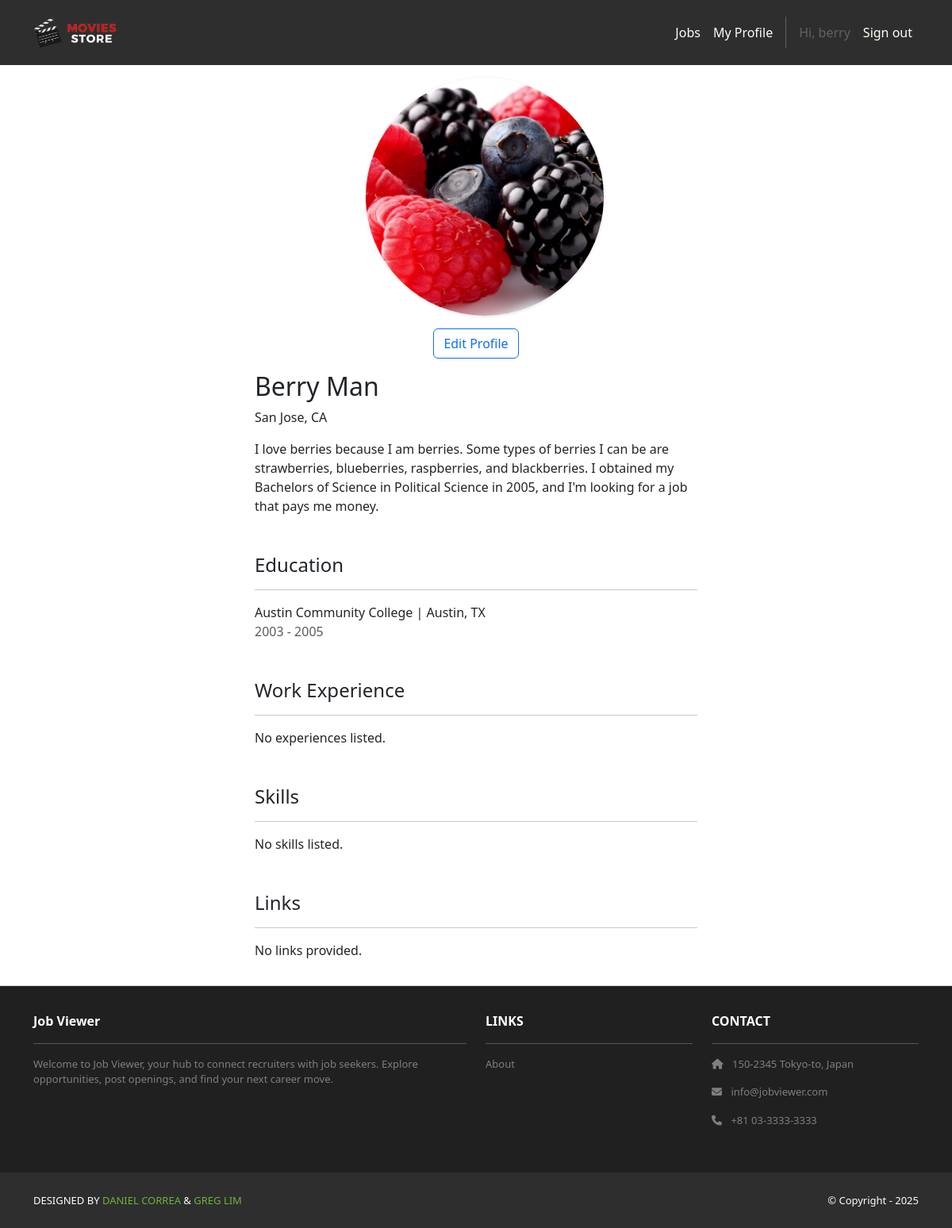
/jobSeekers/me/ (signed in), run on the app's committed database.
### accounts/models.py (models this page shows)
class User(AbstractUser):
    class Roles(models.TextChoices):
        RECRUITER = "RECRUITER", "Recruiter"
        JOB_SEEKER = "JOB_SEEKER", "Job Seeker"
    role = models.CharField(
        max_length=20, choices=Roles.choices, default=Roles.JOB_SEEKER, db_index=True
    )
    @property
    def is_recruiter(self) -> bool:
        return self.role == self.Roles.RECRUITER
    @property
    def is_jobseeker(self) -> bool:
        return self.role == self.Roles.JOB_SEEKER

### jobSeekers/models.py (models this page shows, shortened)
class JobSeeker(models.Model):
    user = models.OneToOneField(
        settings.AUTH_USER_MODEL, on_delete=models.CASCADE, related_name="jobseeker_profile"
    )
    firstName = models.CharField("First Name", max_length=255)
    lastName  = models.CharField("Last Name", max_length=255)
    location  = models.CharField("Location", max_length=255, blank=True)
    image     = models.ImageField("Profile Image", upload_to='jobSeeker_images/', null=True, blank=True)
    education = models.ForeignKey("Institution", on_delete=models.PROTECT, related_name="jobSeeker", null=True, blank=True)
    degree    = models.CharField(max_length=255, blank=True)
    startYear = models.IntegerField("Start Year", null=True, blank=True)
    endYear   = models.IntegerField("End Year", null=True, blank=True)
    headline   = models.TextField(blank=True)
    experience = models.ManyToManyField("Experience", related_name="jobSeeker", blank=True)
    skills     = models.ManyToManyField("Skill", related_name="jobSeeker", blank=True)
    links      = models.ManyToManyField("Link", related_name="jobSeeker", blank=True)
    hide_image = models.BooleanField(default=False)
    hide_headline = models.BooleanField(default=False)
    hide_profile = models.BooleanField(default=False)
    hide_location = models.BooleanField(default=False)

class Institution(models.Model):
    name     = models.CharField(max_length=255)
    location = models.CharField(max_length=255, blank=True)

### jobSeekers/views.py (the view)
# urls.py: path("me/", views.my_profile, name="jobSeekers.my_profile"),
@login_required
@jobseeker_required
def my_profile(request):
    jobSeeker = get_object_or_404(JobSeeker, user=request.user)  # ✅ safe forward lookup
    template_data = {
        "jobSeeker": jobSeeker,
        "name": f"{jobSeeker.firstName} {jobSeeker.lastName}",
        "experiences": jobSeeker.experience.all(),
        "skills": jobSeeker.skills.all(),
        "links": jobSeeker.links.all(),
    }
    return render(request, "jobSeekers/show.html", {"template_data": template_data})

### jobSeekers/templates/jobSeekers/show.html
{% extends 'base.html' %}
{% block content %}
{% load static %}
<div class="p-3">
  <div class="container">
    <div class="col-md-6 mx-auto mb-3">
      <div class="col-md-6 mx-auto mb-3 text-center">
        {% if template_data.jobSeeker.image and not template_data.jobSeeker.hide_image %}
          <img src="{{ template_data.jobSeeker.image.url }}" class="avatar-big" alt="{{ template_data.name }}">
        {% else %}
          <img src="{% static 'img/default_profile.jpg' %}" class="avatar-big" alt="No profile image">
        {% endif %}
        {% if user.is_authenticated and user.is_jobseeker and template_data.jobSeeker.user_id == user.id %}
        <div class="mt-3">
            <a href="{% url 'jobSeekers.edit_profile' %}" class="btn btn-outline-primary">Edit Profile</a>
        </div>
        {% endif %}
      </div>
      <h2>{{ template_data.name }}</h2>
      {% if not template_data.jobSeeker.hide_location %}
        <p>{{ template_data.jobSeeker.location }}</p>
      {% endif %}
      {% if not template_data.jobSeeker.hide_headline %}
      <div class="mt-3">{{ template_data.jobSeeker.headline }}</div>
      {% endif %}
      <h4 class="mt-5">Education</h4>
      <hr />
      {% if template_data.jobSeeker.education.name %}
        <div class="fw-light">
          {{ template_data.jobSeeker.education.name }} | {{ template_data.jobSeeker.education.location }}
        </div>
        <div class="text-body-secondary">
          {% if template_data.jobSeeker.endYear == None %}
            Since {{ template_data.jobSeeker.startYear }}
          {% else %}
            {{ template_data.jobSeeker.startYear }} - {{ template_data.jobSeeker.endYear }}
          {% endif %}
        </div>
      {% else %}
        No education listed.
      {% endif %}
      <h4 class="mt-5">Work Experience</h4>
      <hr />
      {% for experience in template_data.experiences %}
        <div class="col-md-8 col-12 mb-5">
          <div class="fw-semibold lh-sm fs-5 text-truncate" style="max-width: 500px;">
            {{ experience.name }} | {% if not template_data.jobSeeker.hide_location %} {{ experience.location }} {% endif %}
          </div>
          <div class="text-body-secondary my-1 lh-sm mb-3">
            {% if experience.endDate == "" %}
              Since {{ experience.startDate }}
            {% else %}
              {{ experience.startDate }} - {{ experience.endDate }}
            {% endif %}
          </div>
          <div class="my-1 lh-sm mb-3">
            {{ experience.description }}
          </div>
        </div>
      {% empty %}
        <p>No experiences listed.</p>
      {% endfor %}
      <h4 class="mt-5">Skills</h4>
      <hr />
      {% for skill in template_data.skills %}
        <div class="col-md-8 col-12 mb-2">
          <span class="badge bg-secondary">{{ skill.name }}</span>
        </div>
      {% empty %}
        <p>No skills listed.</p>
      {% endfor %}
      <h4 class="mt-5">Links</h4>
      <hr />
      {% for link in template_data.links %}
        <div class="col-md-8 col-12 mb-2">
          <a href="{{ link.url }}" target="_blank">{{ link.url }}</a>
        </div>
      {% empty %}
        <p>No links provided.</p>
      {% endfor %}
    </div>
  </div>
</div>
{% endblock %}

### jobStore/templates/base.html (shortened to what this page needs)
<!DOCTYPE html>
<html>
  {% load static %}
  <head>
    <link href="https://cdn.jsdelivr.net/npm/bootstrap@5.3.3/dist/css/bootstrap.min.css"
          rel="stylesheet">
    <link rel="stylesheet"
          href="https://cdnjs.cloudflare.com/ajax/libs/font-awesome/6.1.1/css/all.min.css">
    <link rel="stylesheet" type="text/css" href="{% static 'css/style.css' %}">
  </head>
  <body class="d-flex flex-column min-vh-100">
    <nav class="p-3 navbar navbar-dark bg-dark navbar-expand-lg">
      <div class="container">
        <a class="navbar-brand" href="{% url 'home.index' %}">
          <img src="{% static 'img/logo.png' %}" alt="logo" height="40" />
        </a>
        <div class="collapse navbar-collapse" id="navbarNavAltMarkup">
          <div class="navbar-nav ms-auto navbar-ml">
            <a class="nav-link" href="{% url 'jobs.list' %}">Jobs</a>
            {% if user.is_authenticated %}
              {% if user.is_staff or user.is_jobseeker %}
              <a class="nav-link" href="{% url 'jobSeekers.my_profile' %}">My Profile</a>
              {% endif %}
              <span class="nav-link disabled">Hi, {{ user.username }}</span>
              <a class="nav-link" href="{% url 'logout' %}">Sign out</a>
            {% else %}
              <a class="nav-link" href="{% url 'login' %}">Log in</a>
              <a class="nav-link" href="{% url 'signup.choice' %}">Sign up</a>
            {% endif %}
          </div>
        </div>
      </div>
    </nav>
    <div class="flex-grow-1">
      {% block content %}
      {% endblock content %}
    </div>
    <section class="p-3 ms-footer d-none d-md-block mt-auto py-3 border-top">
      <div class="container">
        <div class="row mt-3 text-white">
          <div class="col-md-6 col-lg-6 col-xl-6 mx-auto mb-4">
            <b>Job Viewer</b>
            <hr />
            <p>
              Welcome to Job Viewer, your hub to connect recruiters with job seekers.
              Explore opportunities, post openings, and find your next career move.
            </p>
          </div>
          <div class="col-md-3 col-lg-3 col-xl-3 mx-auto mb-4">
            <b>LINKS</b>
            <hr />
            <p><a class="nav-link" href="{% url 'home.about' %}">About</a></p>
          </div>
          <div class="col-md-3 col-lg-3 col-xl-3 mx-auto mb-4">
            <b>CONTACT</b>
            <hr />
            <p><i class="fas fa-home me-2"></i> 150-2345 Tokyo-to, Japan</p>
            <p><i class="fas fa-envelope me-2"></i> info@jobviewer.com</p>
            <p><i class="fas fa-phone me-2"></i> +81 03-3333-3333</p>
          </div>
        </div>
      </div>
    </section>
    <section class="p-3 ms-footer-bottom bg-dark">
      <div class="container d-flex justify-content-between">
        <div class="me-5 text-white">
          <span>DESIGNED BY
            <a href="https://www.x.com/danielgarax" target="_blank">DANIEL CORREA</a> &
            <a href="https://www.x.com/greglim81" target="_blank">GREG LIM</a>
          </span>
        </div>
        <div class="text-white">
          <span>© Copyright - 2025</span>
        </div>
      </div>
    </section>
  </body>
</html>

### jobStore/static/css/style.css (style rules this page uses)
html { outline: 4px dashed hotpink !important; }
.navbar a.nav-link { color: #FFFEF6 !important; }
.bg-dark { background-color: #2E2E2E !important; }
.ms-footer { background-color: #202020; }
.ms-footer p { color: #7F7F7F; font-size: 13px; }
.ms-footer-bottom span { font-size: 13px; line-height: 38px; }
.ms-footer-bottom a { color: #6ab43e; text-decoration: none; }
.avatar-big { inline-size: 300px; block-size: 300px; border-radius: 50%; object-fit: cover; object-position: center; display: block; box-shadow: 0 1px 4px rgba(0,0,0,.12); }

### data on the page
User: username "berry"
JobSeeker: jobSeeker.image (picture), jobSeeker.location "San Jose, CA", jobSeeker.headline "I love berries because I am berries. Some types of berries I can be are strawberries, blueberries, raspberries, and blackberries. I obtained my Bachelors of Science in Political Science in 2005, and I'm looking for a job that pays me money.", jobSeeker.education.name "Austin Community College", jobSeeker.education.location "Austin, TX", jobSeeker.startYear "2003", jobSeeker.endYear "2005"

### other printed values
{{ template_data.name }} "Berry Man"
